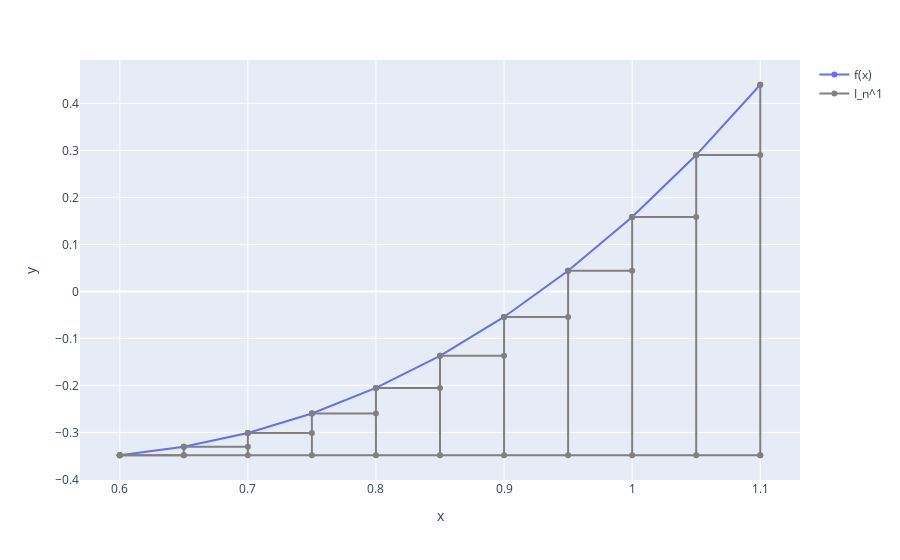

Here is the notebook cell this chart was saved with:
### Code cell
figure = px.line(x=x_points, y=y_points, markers=True)
figure.update_traces(name="f(x)", showlegend=True)

for i in range(n):
    figure.add_scatter(
        x=[x_points[i], x_points[i + 1]],
        y=[y_points[i]] * 2,
        name="I_n^1",
        showlegend=(i == 0),
        line=dict(color="gray")
    )
    figure.add_scatter(
        x=[x_points[i]] * 2,
        y=[y_points[0], y_points[i]],
        name="I_n^1",
        showlegend=(False),
        line=dict(color="gray")
    )

figure.add_scatter(
    x=[x_points[-1]] * 2,
    y=[y_points[0], y_points[-1]],
    name="I_n^1",
    showlegend=(False),
    line=dict(color="gray")
)
figure.add_scatter(x=[a, b], y=[y_points[0]] * 2, showlegend=(False), line=dict(color="gray"))

figure.show()

### Figure 1 — Plotly figure (JSON) as saved in the notebook; plotly's stock layout.template omitted (floating-point values rounded to 4 significant figures)
{"data": [{"hovertemplate": "x=%{x}<br>y=%{y}<extra></extra>", "legendgroup": "", "line": {"color": "#636efa", "dash": "solid"}, "marker": {"symbol": "circle"}, "mode": "lines+markers", "name": "f(x)", "orientation": "v", "showlegend": true, "type": "scatter", "x": [0.6, 0.65, 0.7, 0.75, 0.8, 0.85, 0.9, 0.95, 1.0, 1.05, 1.1], "xaxis": "x", "y": [-0.3486, -0.3306, -0.3012, -0.2598, -0.2054, -0.1372, -0.05433, 0.04396, 0.1585, 0.2902, 0.4398], "yaxis": "y"}, {"line": {"color": "gray"}, "name": "I_n^1", "showlegend": true, "type": "scatter", "x": [0.6, 0.65], "y": [-0.3486, -0.3486]}, {"line": {"color": "gray"}, "name": "I_n^1", "showlegend": false, "type": "scatter", "x": [0.6, 0.6], "y": [-0.3486, -0.3486]}, {"line": {"color": "gray"}, "name": "I_n^1", "showlegend": false, "type": "scatter", "x": [0.65, 0.7], "y": [-0.3306, -0.3306]}, {"line": {"color": "gray"}, "name": "I_n^1", "showlegend": false, "type": "scatter", "x": [0.65, 0.65], "y": [-0.3486, -0.3306]}, {"line": {"color": "gray"}, "name": "I_n^1", "showlegend": false, "type": "scatter", "x": [0.7, 0.75], "y": [-0.3012, -0.3012]}, {"line": {"color": "gray"}, "name": "I_n^1", "showlegend": false, "type": "scatter", "x": [0.7, 0.7], "y": [-0.3486, -0.3012]}, {"line": {"color": "gray"}, "name": "I_n^1", "showlegend": false, "type": "scatter", "x": [0.75, 0.8], "y": [-0.2598, -0.2598]}, {"line": {"color": "gray"}, "name": "I_n^1", "showlegend": false, "type": "scatter", "x": [0.75, 0.75], "y": [-0.3486, -0.2598]}, {"line": {"color": "gray"}, "name": "I_n^1", "showlegend": false, "type": "scatter", "x": [0.8, 0.85], "y": [-0.2054, -0.2054]}, {"line": {"color": "gray"}, "name": "I_n^1", "showlegend": false, "type": "scatter", "x": [0.8, 0.8], "y": [-0.3486, -0.2054]}, {"line": {"color": "gray"}, "name": "I_n^1", "showlegend": false, "type": "scatter", "x": [0.85, 0.9], "y": [-0.1372, -0.1372]}, {"line": {"color": "gray"}, "name": "I_n^1", "showlegend": false, "type": "scatter", "x": [0.85, 0.85], "y": [-0.3486, -0.1372]}, {"line": {"color": "gray"}, "name": "I_n^1", "showlegend": false, "type": "scatter", "x": [0.9, 0.95], "y": [-0.05433, -0.05433]}, {"line": {"color": "gray"}, "name": "I_n^1", "showlegend": false, "type": "scatter", "x": [0.9, 0.9], "y": [-0.3486, -0.05433]}, {"line": {"color": "gray"}, "name": "I_n^1", "showlegend": false, "type": "scatter", "x": [0.95, 1], "y": [0.04396, 0.04396]}, {"line": {"color": "gray"}, "name": "I_n^1", "showlegend": false, "type": "scatter", "x": [0.95, 0.95], "y": [-0.3486, 0.04396]}, {"line": {"color": "gray"}, "name": "I_n^1", "showlegend": false, "type": "scatter", "x": [1, 1.05], "y": [0.1585, 0.1585]}, {"line": {"color": "gray"}, "name": "I_n^1", "showlegend": false, "type": "scatter", "x": [1, 1], "y": [-0.3486, 0.1585]}, {"line": {"color": "gray"}, "name": "I_n^1", "showlegend": false, "type": "scatter", "x": [1.05, 1.1], "y": [0.2902, 0.2902]}, {"line": {"color": "gray"}, "name": "I_n^1", "showlegend": false, "type": "scatter", "x": [1.05, 1.05], "y": [-0.3486, 0.2902]}, {"line": {"color": "gray"}, "name": "I_n^1", "showlegend": false, "type": "scatter", "x": [1.1, 1.1], "y": [-0.3486, 0.4398]}, {"line": {"color": "gray"}, "showlegend": false, "type": "scatter", "x": [0.6, 1.1], "y": [-0.3486, -0.3486]}], "layout": {"legend": {"tracegroupgap": 0}, "margin": {"t": 60}, "xaxis": {"anchor": "y", "domain": [0, 1], "title": {"text": "x"}}, "yaxis": {"anchor": "x", "domain": [0, 1], "title": {"text": "y"}}}}
